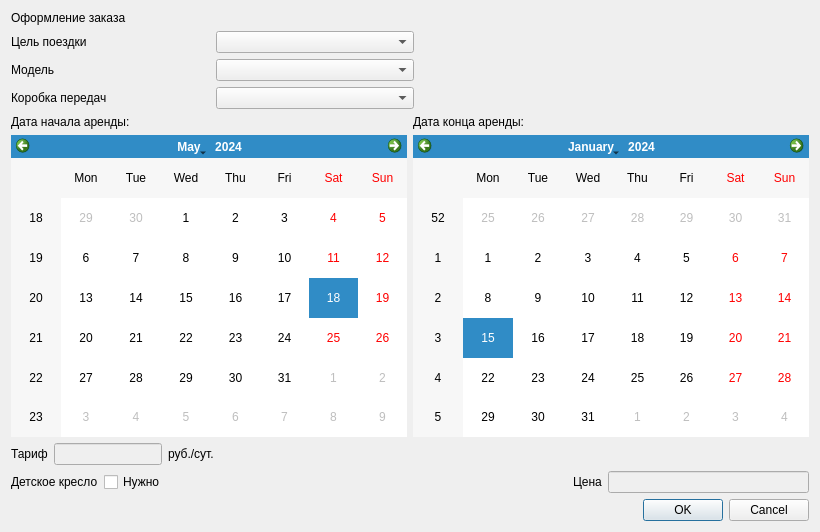
<?xml version="1.0" encoding="UTF-8"?>
<ui version="4.0">
 <class>AddOrderWindow</class>
 <widget class="QDialog" name="AddOrderWindow">
  <property name="geometry">
   <rect>
    <x>0</x>
    <y>0</y>
    <width>820</width>
    <height>532</height>
   </rect>
  </property>
  <property name="windowTitle">
   <string>Оформление заказа</string>
  </property>
  <property name="windowIcon">
   <iconset>
    <normaloff>../favicon.ico</normaloff>../favicon.ico</iconset>
  </property>
  <layout class="QGridLayout" name="gridLayout">
   <item row="0" column="0">
    <widget class="QLabel" name="label">
     <property name="styleSheet">
      <string notr="true">font: 16pt &quot;Segoe UI&quot;;</string>
     </property>
     <property name="text">
      <string>Оформление заказа</string>
     </property>
    </widget>
   </item>
   <item row="1" column="0">
    <layout class="QHBoxLayout" name="horizontalLayout">
     <item>
      <widget class="QLabel" name="label_2">
       <property name="text">
        <string>Цель поездки</string>
       </property>
      </widget>
     </item>
     <item>
      <widget class="QComboBox" name="reason">
       <property name="editable">
        <bool>false</bool>
       </property>
       <property name="currentText">
        <string/>
       </property>
       <property name="currentIndex">
        <number>-1</number>
       </property>
       <property name="placeholderText">
        <string>Выберите цель:</string>
       </property>
       <item>
        <property name="text">
         <string>Бизнес</string>
        </property>
       </item>
       <item>
        <property name="text">
         <string>Комфорт</string>
        </property>
       </item>
       <item>
        <property name="text">
         <string>Минивен</string>
        </property>
       </item>
       <item>
        <property name="text">
         <string>Эконом</string>
        </property>
       </item>
      </widget>
     </item>
    </layout>
   </item>
   <item row="2" column="0">
    <layout class="QHBoxLayout" name="horizontalLayout_2">
     <item>
      <widget class="QLabel" name="label_3">
       <property name="text">
        <string>Модель</string>
       </property>
      </widget>
     </item>
     <item>
      <widget class="QComboBox" name="model">
       <property name="placeholderText">
        <string>Выберите модель:</string>
       </property>
      </widget>
     </item>
    </layout>
   </item>
   <item row="3" column="0">
    <layout class="QHBoxLayout" name="horizontalLayout_3">
     <item>
      <widget class="QLabel" name="label_4">
       <property name="text">
        <string>Коробка передач</string>
       </property>
      </widget>
     </item>
     <item>
      <widget class="QComboBox" name="transmition">
       <property name="currentIndex">
        <number>-1</number>
       </property>
       <property name="placeholderText">
        <string>Выберите КПП:</string>
       </property>
      </widget>
     </item>
    </layout>
   </item>
   <item row="4" column="0" colspan="2">
    <layout class="QHBoxLayout" name="horizontalLayout_4">
     <item>
      <layout class="QVBoxLayout" name="verticalLayout">
       <item>
        <widget class="QLabel" name="label_6">
         <property name="text">
          <string>Дата начала аренды:</string>
         </property>
        </widget>
       </item>
       <item>
        <widget class="QCalendarWidget" name="startDate">
         <property name="cursor">
          <cursorShape>PointingHandCursor</cursorShape>
         </property>
         <property name="layoutDirection">
          <enum>Qt::LeftToRight</enum>
         </property>
         <property name="selectedDate">
          <date>
           <year>2024</year>
           <month>5</month>
           <day>18</day>
          </date>
         </property>
         <property name="dateEditEnabled">
          <bool>true</bool>
         </property>
        </widget>
       </item>
      </layout>
     </item>
     <item>
      <layout class="QVBoxLayout" name="verticalLayout_2">
       <item>
        <widget class="QLabel" name="label_10">
         <property name="text">
          <string>Дата конца аренды:</string>
         </property>
        </widget>
       </item>
       <item>
        <widget class="QCalendarWidget" name="endDate">
         <property name="cursor">
          <cursorShape>PointingHandCursor</cursorShape>
         </property>
        </widget>
       </item>
      </layout>
     </item>
    </layout>
   </item>
   <item row="5" column="0">
    <layout class="QHBoxLayout" name="horizontalLayout_9">
     <item>
      <widget class="QLabel" name="label_5">
       <property name="text">
        <string>Тариф</string>
       </property>
      </widget>
     </item>
     <item>
      <widget class="QLineEdit" name="rateLine">
       <property name="enabled">
        <bool>false</bool>
       </property>
      </widget>
     </item>
     <item>
      <widget class="QLabel" name="label_7">
       <property name="text">
        <string>руб./сут.</string>
       </property>
      </widget>
     </item>
     <item>
      <spacer name="horizontalSpacer_5">
       <property name="orientation">
        <enum>Qt::Horizontal</enum>
       </property>
       <property name="sizeHint" stdset="0">
        <size>
         <width>40</width>
         <height>20</height>
        </size>
       </property>
      </spacer>
     </item>
     <item>
      <spacer name="horizontalSpacer_4">
       <property name="orientation">
        <enum>Qt::Horizontal</enum>
       </property>
       <property name="sizeHint" stdset="0">
        <size>
         <width>40</width>
         <height>20</height>
        </size>
       </property>
      </spacer>
     </item>
     <item>
      <spacer name="horizontalSpacer_3">
       <property name="orientation">
        <enum>Qt::Horizontal</enum>
       </property>
       <property name="sizeHint" stdset="0">
        <size>
         <width>120</width>
         <height>20</height>
        </size>
       </property>
      </spacer>
     </item>
    </layout>
   </item>
   <item row="7" column="1">
    <widget class="QDialogButtonBox" name="buttonBox">
     <property name="mouseTracking">
      <bool>false</bool>
     </property>
     <property name="standardButtons">
      <set>QDialogButtonBox::Cancel|QDialogButtonBox::Ok</set>
     </property>
    </widget>
   </item>
   <item row="6" column="0" colspan="2">
    <layout class="QHBoxLayout" name="horizontalLayout_6">
     <item>
      <widget class="QLabel" name="label_9">
       <property name="text">
        <string>Детское кресло</string>
       </property>
      </widget>
     </item>
     <item>
      <widget class="QCheckBox" name="haveBabyChair">
       <property name="text">
        <string>Нужно</string>
       </property>
      </widget>
     </item>
     <item>
      <spacer name="horizontalSpacer_2">
       <property name="orientation">
        <enum>Qt::Horizontal</enum>
       </property>
       <property name="sizeHint" stdset="0">
        <size>
         <width>40</width>
         <height>20</height>
        </size>
       </property>
      </spacer>
     </item>
     <item>
      <spacer name="horizontalSpacer">
       <property name="orientation">
        <enum>Qt::Horizontal</enum>
       </property>
       <property name="sizeHint" stdset="0">
        <size>
         <width>40</width>
         <height>20</height>
        </size>
       </property>
      </spacer>
     </item>
     <item>
      <widget class="QLabel" name="label_8">
       <property name="text">
        <string>Цена</string>
       </property>
      </widget>
     </item>
     <item>
      <widget class="QLineEdit" name="costLine">
       <property name="enabled">
        <bool>false</bool>
       </property>
      </widget>
     </item>
    </layout>
   </item>
  </layout>
 </widget>
 <resources/>
 <connections/>
</ui>
